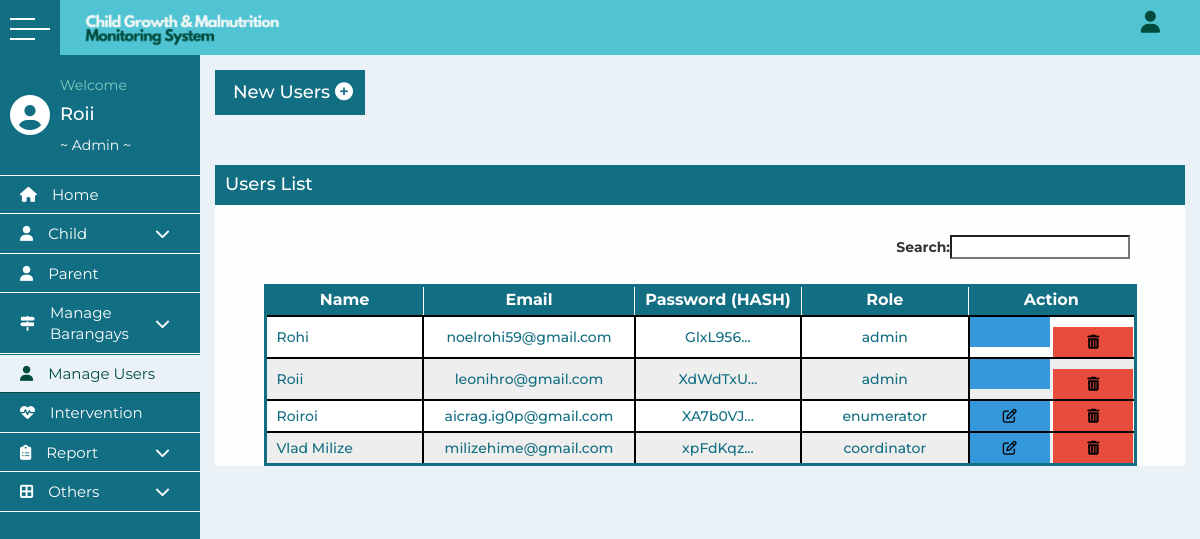
Page /user.php (signed in) on the committed database.
### tables this page shows
CREATE TABLE `usertable` (
  `id` int(11) NOT NULL,
  `name` varchar(255) NOT NULL,
  `email` varchar(255) NOT NULL,
  `password` varchar(255) NOT NULL,
  `code` mediumint(50) NOT NULL,
  `role` varchar(255) NOT NULL,
  `barangay` varchar(255) NOT NULL,
  `status` text NOT NULL
);

### user.php (the view, shortened to what this page needs)
<?php
include ("includes/config.php");
  $query = "SELECT * FROM `usertable` ";
  $results = mysqli_query($Connection, $query);
  $records = mysqli_num_rows($results);
include ('includes/header.php');
?>
      <main>
      <div class="container">
        <div class="add-new-user">
          <a href="new_user.php">
            New Users <i class="fa fa-plus-circle" aria-hidden="true"></i>
          </a>
        </div>
      <div class="container-admin">
        <div class="table-container">
          <div class="title-page">
            <h3>Users List</h3>
          </div>
          <div class="table-list" style="margin-top: 30px;">
            <center>
            <table style="width: 90%;" id="example">
              <thead>
                <tr>
                <th>Name</th>
                <th>Email</th>
                <th>Password (HASH)</th>
                <th>Role</th>
                <th>Action</th>
              </tr>
            </thead><tbody>
              <?php
                  if (!empty($records)) {
                    while ($row = mysqli_fetch_assoc($results)) {
                      ?>
                        <tr>
                          <td style="text-align: left; padding-left: 10px;"><?php echo $row['name']; ?></td>
                          <td><?php echo $row['email']; ?></td>
                          <td><?php echo mb_strimwidth($row['password'], 10, -40, "..."); ?></td>
                          <td><?php echo $row['role']; ?></td>
                          <td><div class="nodec">
                            <?php
                              if ($row['role']=='enumerator' or $row['role']=='coordinator') {?>
                                <button style="background-color: #3498DB;"><a href="users_update.php?id=<?php echo $row['id']; ?>"><i class="fa fa-edit"></i></a></button><?php
                              }else{?>
                                <button style="background-color: #3498DB;"><i class="f  fa-times-circle"></i></button><?php
                              }
                            ?>
                            <button style="background-color: #E74C3C;"><a href="user_delete.php?id=<?php echo $row['id']; ?>" onClick="javascript:return confirm('Do you really want to delete?');"><i class="fa fa-trash-alt"></i></a></button>
                            </div>
                          </td>
                        </tr>
                      <?php
                    }
                  }
                ?>
                </tbody>
            </table>
            </center>
          </div>
        </div>
      </div>
      </div>
    </main>
</body>
</html>

### css/style.css (style rules this page uses)
* { margin: 0; padding: 0; list-style: none; box-sizing: border-box; text-decoration: none; font-family: 'Montserrat', sans-serif; }
.main_container .container { margin-top: 40px; width: calc(100% - 200px); margin-left: 200px; transition: all 0.3s ease; }
a { text-decoration: none; }
main { background: #EAF2F8; min-height: calc(100vh - 60px); }
.title-page { width: 100%; height: 40px; background-color: #126e82; margin-top: 50px; }
.title-page h3 { float: left; margin-top: 10px; margin-left: 10px; font-size: 18px; color: white; }
.table-list { margin-top: 120px; }
.table-list table { border-collapse: collapse; width: 50%; height: auto; }
.table-list table, td, th { border: 3px solid #126e82; font-size: 14px; text-align: center; }
.table-list table td { width: 200px; text-align: center; }
.table-list table th { height: 30px; background-color: #126e82; color: white; font-size: 16px; border: 1px solid; text-align: center; }
.table-list table td { font-size: 14px; height: 30px; color: #126e82; font-weight: 500; text-align: center; }
.table-list table tr:nth-child(even) { background-color: #eee; }
.table-list table tr:nth-child(odd) { background-color: #fff; }
.table-list table button { width: 80px; height: 30px; font-size: 14px; color: #004D40; background-color: #E0F2F1; font-weight: 450; border: none; }
.table-list-barangay table, td, th { border: 3px solid #126e82; font-size: 14px; text-align: center; }
.add-new-user { width: 150px; height: 45px; background-color: #126e82; margin-top: 30px; padding: 10px 10px; }
.add-new-user a { font-size: 18px; font-weight: 500; color: white; margin-left: 8px; margin-top: 10px; text-decoration: none; }
.table-list-2 table, td, th { border: 3px solid #126e82; font-size: 18px; text-align: center; }
.table-list-2 table td, th { width: 400px; text-align: center; }
.nodec a { text-decoration: none; color: black; }
.nodec button { font-size: 18px; }
.table-list-child table, td, th { border: 3px solid #126e82; font-size: 14px; text-align: center; }
.container-admin { margin-top: 40px; background-color: #FDFEFE; width: 100%; height: auto; }
.table-child-growth table, td, th { border: 2px solid black; font-size: 16px; text-align: center; }
.table-child-report table, th, td { border: 2px solid black; }
.table-intervention table, td, th { border: 2px solid black; font-size: 16px; text-align: center; }

### rows in the picture
usertable: name "Roii", email "leonihro@gmail.com", password "XdWdTxU...", role "admin"
usertable: name "Vlad Milize", email "milizehime@gmail.com", password "xpFdKqz...", role "coordinator"
usertable: name "Roiroi", email "aicrag.ig0p@gmail.com", password "XA7b0VJ...", role "enumerator"
usertable: name "Rohi", email "noelrohi59@gmail.com", password "GlxL956...", role "admin"

### other values in the picture
wordwrap($text, 12, "<br />\n") "Roii"
$_SESSION['role'] "Admin"
